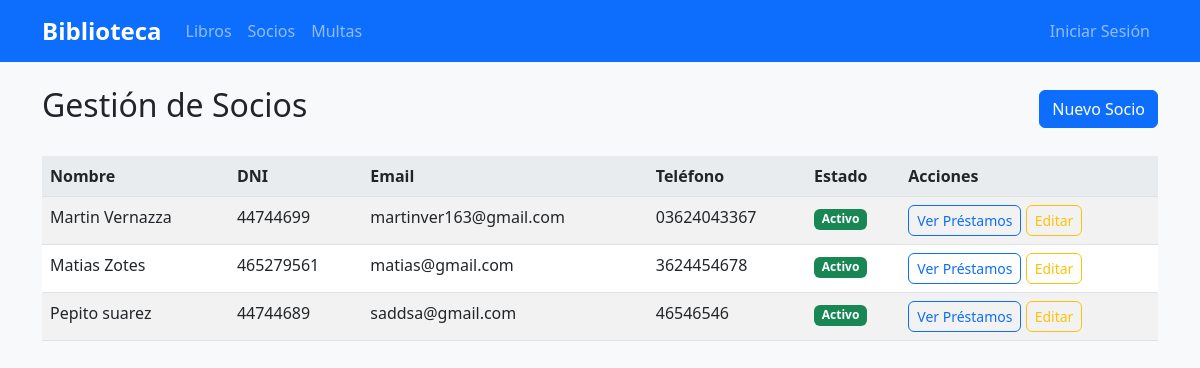
The app's page /socios/ with its own data.
### socios/models.py (models this page shows, shortened)
class Socio(models.Model):
    numero_socio = models.CharField(max_length=20, unique=True, null=True, blank=True)
    nombre = models.CharField(max_length=100)
    apellidos = models.CharField(max_length=150)
    dni = models.CharField(max_length=9, unique=True)
    email = models.EmailField()
    telefono = models.CharField(max_length=15)
    direccion = models.TextField()
    fecha_alta = models.DateTimeField(auto_now_add=True)
    activo = models.BooleanField(default=True)
    class Meta:
        verbose_name = "Socio"
        verbose_name_plural = "Socios"
        ordering = ["apellidos", "nombre"]
    @property
    def nombre_completo(self):
        return f"{self.nombre} {self.apellidos}"

### socios/views.py (the view)
# urls.py: path("", views.SocioListView.as_view(), name="lista"),
class SocioListView(ListView):
    model = Socio
    template_name = "socios/lista.html"
    context_object_name = "socios"
    paginate_by = 20

### templates/socios/lista.html (shortened to what this page needs)
{% extends 'base.html' %}
{% block content %}
<div class="d-flex justify-content-between align-items-center mb-4">
    <h2>Gestión de Socios</h2>
    <a href="{% url 'socios:crear' %}" class="btn btn-primary">Nuevo Socio</a>
</div>
<div class="table-responsive">
    <table class="table table-striped">
        <thead>
            <tr>
                <th>Nombre</th>
                <th>DNI</th>
                <th>Email</th>
                <th>Teléfono</th>
                <th>Estado</th>
                <th>Acciones</th>
            </tr>
        </thead>
        <tbody>
            {% for socio in socios %}
            <tr>
                <td>{{ socio.nombre_completo }}</td>
                <td>{{ socio.dni }}</td>
                <td>{{ socio.email }}</td>
                <td>{{ socio.telefono }}</td>
                <td>
                    {% if socio.activo %}
                        <span class="badge bg-success">Activo</span>
                    {% else %}
                        <span class="badge bg-danger">Inactivo</span>
                    {% endif %}
                </td>
                <td>
                    <a href="{% url 'socios:detalle' socio.pk %}" class="btn btn-sm btn-outline-primary">Ver Préstamos</a>
                    <a href="{% url 'socios:editar' socio.pk %}" class="btn btn-sm btn-outline-warning">Editar</a>
                </td>
            </tr>
            {% empty %}
            <tr>
                <td colspan="6" class="text-center">No hay socios registrados</td>
            </tr>
            {% endfor %}
        </tbody>
    </table>
</div>
{% endblock %}

### templates/base.html (shortened to what this page needs)
<!DOCTYPE html>
<html lang="es">
<head>
    <link href="https://cdn.jsdelivr.net/npm/bootstrap@5.3.0/dist/css/bootstrap.min.css" rel="stylesheet">
    {% load static %}
    <link rel="stylesheet" href="{% static 'css/styles.css' %}">
</head>
<body>
    <nav class="navbar navbar-expand-lg navbar-dark bg-primary">
        <div class="container">
            <a class="navbar-brand" href="{% url 'libros:lista' %}">Biblioteca</a>
            <div class="collapse navbar-collapse" id="navbarNav">
                <ul class="navbar-nav me-auto">
                    <li class="nav-item">
                        <a class="nav-link" href="{% url 'libros:lista' %}">Libros</a>
                    </li>
                    <li class="nav-item">
                        <a class="nav-link" href="{% url 'socios:lista' %}">Socios</a>
                    </li>
                    <li class="nav-item">
                        <a class="nav-link" href="{% url 'multas:lista' %}">Multas</a>
                    </li>
                </ul>
                <ul class="navbar-nav">
                    {% if user.is_authenticated %}
                        <li class="nav-item">
                            <span class="nav-link">{{ user.username }}</span>
                        </li>
                    {% else %}
                        <li class="nav-item">
                            <a class="nav-link" href="{% url 'usuarios:login' %}">Iniciar Sesión</a>
                        </li>
                    {% endif %}
                </ul>
            </div>
        </div>
    </nav>
    <div class="container mt-4">
        {% block content %}
        {% endblock %}
    </div>
</body>
</html>

### static/css/styles.css (style rules this page uses)
body { background-color: #f8f9fa; }
.navbar-brand { font-weight: bold; font-size: 1.5rem; }
.table th { background-color: #e9ecef; font-weight: 600; }
.btn { border-radius: 0.375rem; }
.badge { font-size: 0.75em; }

### records on screen
Socio: nombre_completo "Martin Vernazza", dni "44744699", email "martinver163@gmail.com", telefono "03624043367", activo "Activo"
Socio: nombre_completo "Matias Zotes", dni "465279561", email "matias@gmail.com", telefono "3624454678", activo "Activo"
Socio: nombre_completo "Pepito suarez", dni "44744689", email "saddsa@gmail.com", telefono "46546546", activo "Activo"
